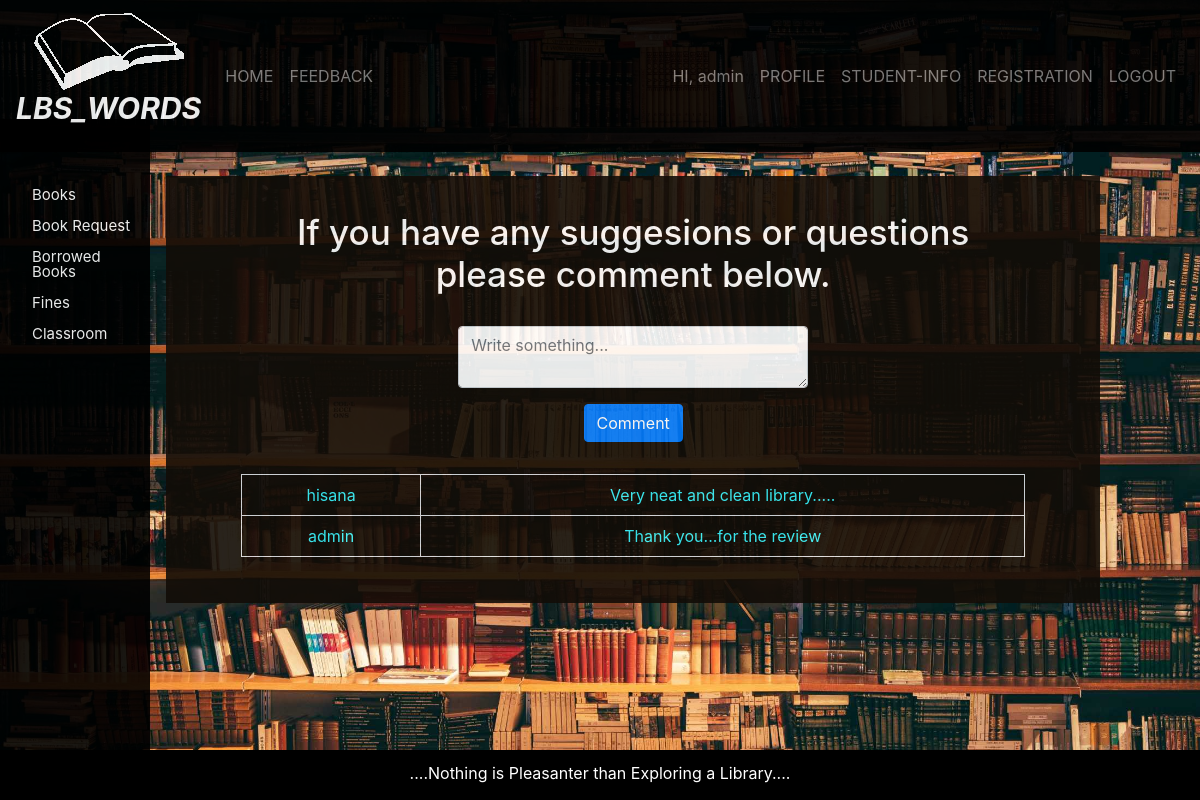
The page /librarian/feedback.php (signed in) on the database its author committed.
### tables this page shows
CREATE TABLE `comments` (
  `id` int(11) NOT NULL,
  `username` varchar(100) NOT NULL,
  `comments` varchar(500) NOT NULL
);

### librarian/feedback.php (the view, shortened to what this page needs)
<?php
include "navbar.php";
?>
<!DOCTYPE html>
<html lang="en">
    <head>
    </head>
    <body>
        <div class="wrapper" id="main">
            <div class="box full-box log-pad">
                <div class="box-content box-form">
                    <div class="container">
                        <h1>If you have any suggesions or questions please comment below.</h1>
                        <br>
                        <div class="form-wrapper">
                            <form style="" action="" method="post">
                                <textarea class="form-control" type="text" name="comment" placeholder="Write something..."></textarea><br>
                                <button class="btn btn-primary" name="submit">Comment</button>
                            </form>
                            <br><br>
                        </div>
                        <div class="scroll">
                            <?php
                            if(isset($_POST['submit']))
                            {
                                $comments = str_replace("'", "\'", $_POST['comment']);
                                $sql="INSERT INTO comments VALUES ('', '$_SESSION[login_admin]', '$comments');";
                                if(mysqli_query($db,$sql))
                                {
                                    $q="SELECT * FROM `comments` ORDER BY `comments`.`id` ASC";
                                    $res=mysqli_query($db,$q);
                                    echo "<table class='table table-bordered'>";
                                    while ($row=mysqli_fetch_assoc($res))
                                    {
                                        echo "<tr>";
                                        echo "<td>"; echo $row['username']; echo "</td>";
                                        echo "<td>"; echo $row['comments']; echo "</td>";
                                        echo "</tr>";
                                    }
                                    echo "</table>";
                                }
                            }
                            else
                            {
                                $q="SELECT * FROM `comments` ORDER BY `comments`.`id` ASC";
                                $res=mysqli_query($db,$q);
                                echo "<table class='table table-bordered'>";
                                while ($row=mysqli_fetch_assoc($res))
                                {
                                    echo "<tr>";
                                    echo "<td>"; echo $row['username']; echo "</td>";
                                    echo "<td>"; echo $row['comments']; echo "</td>";
                                    echo "</tr>";
                                }
                                echo "</table>";
                            }
                            ?>
                        </div>
                    </div>
                </div>
            </div>
        </div>
        <?php
        include "../footer.php";
        ?>
    </body>
</html>

### content/css/lms.css (style rules this page uses)
html, body, div, span, object, iframe, h1, h2, h3, h4, h5, h6, p, blockquote, pre, abbr, address, cite, code, del, dfn, em, img, ins, kbd, q, samp, small, strong, sub, sup, var, b, i, dl, dt, dd, ol, ul, li, fieldset, form, label, legend, table, caption, tbody, tfoot, thead, tr, th, td, article, aside, canvas, details, figcaption, figure, footer, header, hgroup, menu, nav, section, summary, time, mark, audio, video { margin:40; padding:0; border:0; outline:0; font-size:100%; vertical-align:baseline; background:transparent; }
body { line-height:1; }
table { border-collapse:collapse; border-spacing:0; }
.wrapper { min-height: calc(100vh - 50px); overflow: auto; width: 100%; background-image: url('../images/Library.jpg'); background-repeat: no-repeat; background-attachment: fixed; background-size: cover; }
.box { min-height: 300px; width: 450px; background-color: #120d07; opacity: 0.9; padding-top: 5px; margin: 160px auto 70px auto; opacity: .9; text-align: center; color: white; }
.box.log-pad { margin-left: 150px; }
.box.full-box { width: 80%; }
.box .box-content { color: white; }
.box .box-content.box-form { padding: 30px 60px; }
.box .box-content h1 { text-align: center; font-size: 35px; margin-bottom: 15px; }
.form-wrapper { width: 350px; margin: auto; }
.table { color: #3af6ff !important; }
#main { -webkit-transition: margin-left .5s; -o-transition: margin-left .5s; transition: margin-left .5s; padding: 16px; }

### rows shown on the page
comments: username "hisana", comments "Very neat and clean library....."
comments: username "admin", comments "Thank you...for the review"

### other values the page prints
$_SESSION['login_admin'] "admin"
